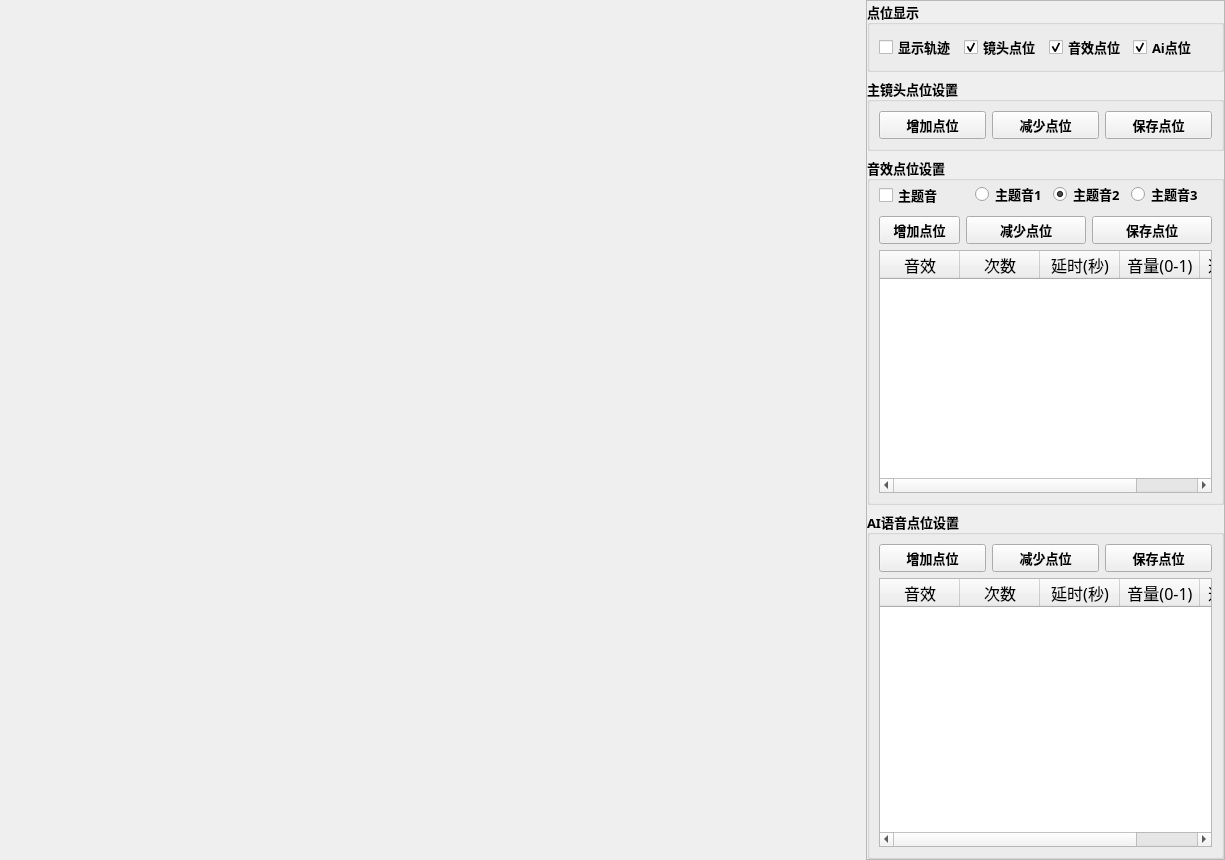
        <widget class="QWidget" name="tab_2">
         <attribute name="title">
          <string>卫星图</string>
         </attribute>
         <layout class="QGridLayout" name="gridLayout_39">
          <property name="leftMargin">
           <number>0</number>
          </property>
          <property name="topMargin">
           <number>0</number>
          </property>
          <property name="rightMargin">
           <number>0</number>
          </property>
          <property name="bottomMargin">
           <number>0</number>
          </property>
          <item row="0" column="0">
           <widget class="QWidget" name="widget_map_big" native="true">
            <property name="minimumSize">
             <size>
              <width>860</width>
              <height>860</height>
             </size>
            </property>
           </widget>
          </item>
          <item row="0" column="1">
           <widget class="QFrame" name="frame_21">
            <property name="maximumSize">
             <size>
              <width>420</width>
              <height>16777215</height>
             </size>
            </property>
            <property name="frameShape">
             <enum>QFrame::Shape::StyledPanel</enum>
            </property>
            <property name="frameShadow">
             <enum>QFrame::Shadow::Raised</enum>
            </property>
            <layout class="QGridLayout" name="gridLayout_42">
             <property name="leftMargin">
              <number>0</number>
             </property>
             <property name="topMargin">
              <number>0</number>
             </property>
             <property name="rightMargin">
              <number>0</number>
             </property>
             <property name="bottomMargin">
              <number>0</number>
             </property>
             <item row="1" column="0">
              <widget class="QGroupBox" name="groupBox_21">
               <property name="maximumSize">
                <size>
                 <width>16777215</width>
                 <height>150</height>
                </size>
               </property>
               <property name="font">
                <font>
                 <family>微软雅黑</family>
                 <pointsize>10</pointsize>
                 <bold>true</bold>
                </font>
               </property>
               <property name="title">
                <string>主镜头点位设置</string>
               </property>
               <layout class="QGridLayout" name="gridLayout_45">
                <item row="0" column="2">
                 <widget class="QPushButton" name="pushButton_del_camera">
                  <property name="text">
                   <string>减少点位</string>
                  </property>
                 </widget>
                </item>
                <item row="0" column="0">
                 <widget class="QPushButton" name="pushButton_add_camera">
                  <property name="text">
                   <string>增加点位</string>
                  </property>
                 </widget>
                </item>
                <item row="0" column="3">
                 <widget class="QPushButton" name="pushButton_save_camera">
                  <property name="text">
                   <string>保存点位</string>
                  </property>
                 </widget>
                </item>
               </layout>
              </widget>
             </item>
             <item row="2" column="0">
              <widget class="QGroupBox" name="groupBox_22">
               <property name="minimumSize">
                <size>
                 <width>0</width>
                 <height>0</height>
                </size>
               </property>
               <property name="maximumSize">
                <size>
                 <width>16777215</width>
                 <height>16777215</height>
                </size>
               </property>
               <property name="font">
                <font>
                 <family>微软雅黑</family>
                 <pointsize>10</pointsize>
                 <bold>true</bold>
                </font>
               </property>
               <property name="title">
                <string>音效点位设置</string>
               </property>
               <layout class="QGridLayout" name="gridLayout_46">
                <property name="topMargin">
                 <number>0</number>
                </property>
                <item row="2" column="0">
                 <widget class="QPushButton" name="pushButton_add_Audio">
                  <property name="text">
                   <string>增加点位</string>
                  </property>
                 </widget>
                </item>
                <item row="2" column="1">
                 <widget class="QPushButton" name="pushButton_del_Audio">
                  <property name="text">
                   <string>减少点位</string>
                  </property>
                 </widget>
                </item>
                <item row="2" column="2">
                 <widget class="QPushButton" name="pushButton_save_Audio">
                  <property name="text">
                   <string>保存点位</string>
                  </property>
                 </widget>
                </item>
                <item row="3" column="0" colspan="3">
                 <widget class="QTableWidget" name="tableWidget_Audio">
                  <property name="minimumSize">
                   <size>
                    <width>0</width>
                    <height>0</height>
                   </size>
                  </property>
                  <property name="maximumSize">
                   <size>
                    <width>500</width>
                    <height>16777215</height>
                   </size>
                  </property>
                  <property name="font">
                   <font>
                    <family>微软雅黑</family>
                    <pointsize>12</pointsize>
                    <bold>false</bold>
                   </font>
                  </property>
                  <property name="selectionBehavior">
                   <enum>QAbstractItemView::SelectionBehavior::SelectRows</enum>
                  </property>
                  <attribute name="horizontalHeaderDefaultSectionSize">
                   <number>80</number>
                  </attribute>
                  <attribute name="horizontalHeaderStretchLastSection">
                   <bool>true</bool>
                  </attribute>
                  <column>
                   <property name="text">
                    <string>音效</string>
                   </property>
                  </column>
                  <column>
                   <property name="text">
                    <string>次数</string>
                   </property>
                  </column>
                  <column>
                   <property name="text">
                    <string>延时(秒)</string>
                   </property>
                  </column>
                  <column>
                   <property name="text">
                    <string>音量(0-1)</string>
                   </property>
                  </column>
                  <column>
                   <property name="text">
                    <string>选择文件</string>
                   </property>
                  </column>
                 </widget>
                </item>
                <item row="1" column="0">
                 <widget class="QCheckBox" name="checkBox_main_music">
                  <property name="font">
                   <font>
                    <family>微软雅黑</family>
                    <pointsize>10</pointsize>
                    <bold>true</bold>
                   </font>
                  </property>
                  <property name="text">
                   <string>主题音</string>
                  </property>
                 </widget>
                </item>
                <item row="1" column="1" colspan="2">
                 <widget class="QFrame" name="frame_162">
                  <layout class="QGridLayout" name="gridLayout_50">
                   <property name="topMargin">
                    <number>0</number>
                   </property>
                   <property name="bottomMargin">
                    <number>3</number>
                   </property>
                   <item row="0" column="0">
                    <widget class="QRadioButton" name="radioButton_music_1">
                     <property name="text">
                      <string>主题音1</string>
                     </property>
                     <property name="checked">
                      <bool>false</bool>
                     </property>
                    </widget>
                   </item>
                   <item row="0" column="1">
                    <widget class="QRadioButton" name="radioButton_music_2">
                     <property name="text">
                      <string>主题音2</string>
                     </property>
                     <property name="checked">
                      <bool>true</bool>
                     </property>
                    </widget>
                   </item>
                   <item row="0" column="2">
                    <widget class="QRadioButton" name="radioButton_music_3">
                     <property name="text">
                      <string>主题音3</string>
                     </property>
                    </widget>
                   </item>
                  </layout>
                 </widget>
                </item>
               </layout>
              </widget>
             </item>
             <item row="3" column="0">
              <widget class="QGroupBox" name="groupBox_19">
               <property name="font">
                <font>
                 <family>微软雅黑</family>
                 <pointsize>10</pointsize>
                 <bold>true</bold>
                </font>
               </property>
               <property name="title">
                <string>AI语音点位设置</string>
               </property>
               <layout class="QGridLayout" name="gridLayout_44">
                <item row="0" column="0">
                 <widget class="QPushButton" name="pushButton_add_Ai">
                  <property name="text">
                   <string>增加点位</string>
                  </property>
                 </widget>
                </item>
                <item row="0" column="1">
                 <widget class="QPushButton" name="pushButton_del_Ai">
                  <property name="text">
                   <string>减少点位</string>
                  </property>
                 </widget>
                </item>
                <item row="0" column="2">
                 <widget class="QPushButton" name="pushButton_save_Ai">
                  <property name="focusPolicy">
                   <enum>Qt::FocusPolicy::StrongFocus</enum>
                  </property>
                  <property name="text">
                   <string>保存点位</string>
                  </property>
                 </widget>
                </item>
                <item row="1" column="0" colspan="3">
                 <widget class="QTableWidget" name="tableWidget_Ai">
                  <property name="minimumSize">
                   <size>
                    <width>0</width>
                    <height>0</height>
                   </size>
                  </property>
                  <property name="maximumSize">
                   <size>
                    <width>500</width>
                    <height>380</height>
                   </size>
                  </property>
                  <property name="font">
                   <font>
                    <family>微软雅黑</family>
                    <pointsize>12</pointsize>
                    <bold>false</bold>
                   </font>
                  </property>
                  <property name="selectionBehavior">
                   <enum>QAbstractItemView::SelectionBehavior::SelectRows</enum>
                  </property>
                  <attribute name="horizontalHeaderDefaultSectionSize">
                   <number>80</number>
                  </attribute>
                  <attribute name="horizontalHeaderStretchLastSection">
                   <bool>true</bool>
                  </attribute>
                  <column>
                   <property name="text">
                    <string>音效</string>
                   </property>
                  </column>
                  <column>
                   <property name="text">
                    <string>次数</string>
                   </property>
                  </column>
                  <column>
                   <property name="text">
                    <string>延时(秒)</string>
                   </property>
                  </column>
                  <column>
                   <property name="text">
                    <string>音量(0-1)</string>
                   </property>
                  </column>
                  <column>
                   <property name="text">
                    <string>选择文件</string>
                   </property>
                  </column>
                 </widget>
                </item>
               </layout>
              </widget>
             </item>
             <item row="0" column="0">
              <widget class="QGroupBox" name="groupBox_23">
               <property name="maximumSize">
                <size>
                 <width>16777215</width>
                 <height>150</height>
                </size>
               </property>
               <property name="font">
                <font>
                 <family>微软雅黑</family>
                 <pointsize>10</pointsize>
                 <bold>true</bold>
                </font>
               </property>
               <property name="title">
                <string>点位显示</string>
               </property>
               <layout class="QGridLayout" name="gridLayout_49">
                <item row="1" column="3">
                 <widget class="QCheckBox" name="checkBox_show_ai">
                  <property name="font">
                   <font>
                    <family>微软雅黑</family>
                    <pointsize>10</pointsize>
                    <bold>true</bold>
                   </font>
                  </property>
                  <property name="text">
                   <string>Ai点位</string>
                  </property>
                  <property name="checked">
                   <bool>true</bool>
                  </property>
                 </widget>
                </item>
                <item row="1" column="2">
                 <widget class="QCheckBox" name="checkBox_show_audio">
                  <property name="font">
                   <font>
                    <family>微软雅黑</family>
                    <pointsize>10</pointsize>
                    <bold>true</bold>
                   </font>
                  </property>
                  <property name="text">
                   <string>音效点位</string>
                  </property>
                  <property name="checked">
                   <bool>true</bool>
                  </property>
                 </widget>
                </item>
                <item row="1" column="0">
                 <widget class="QCheckBox" name="checkBox_show_orbit">
                  <property name="font">
                   <font>
                    <family>微软雅黑</family>
                    <pointsize>10</pointsize>
                    <bold>true</bold>
                   </font>
                  </property>
                  <property name="text">
                   <string>显示轨迹</string>
                  </property>
                 </widget>
                </item>
                <item row="1" column="1">
                 <widget class="QCheckBox" name="checkBox_show_camera">
                  <property name="font">
                   <font>
                    <family>微软雅黑</family>
                    <pointsize>10</pointsize>
                    <bold>true</bold>
                   </font>
                  </property>
                  <property name="text">
                   <string>镜头点位</string>
                  </property>
                  <property name="checked">
                   <bool>true</bool>
                  </property>
                 </widget>
                </item>
               </layout>
              </widget>
             </item>
            </layout>
           </widget>
          </item>
         </layout>
        </widget>
